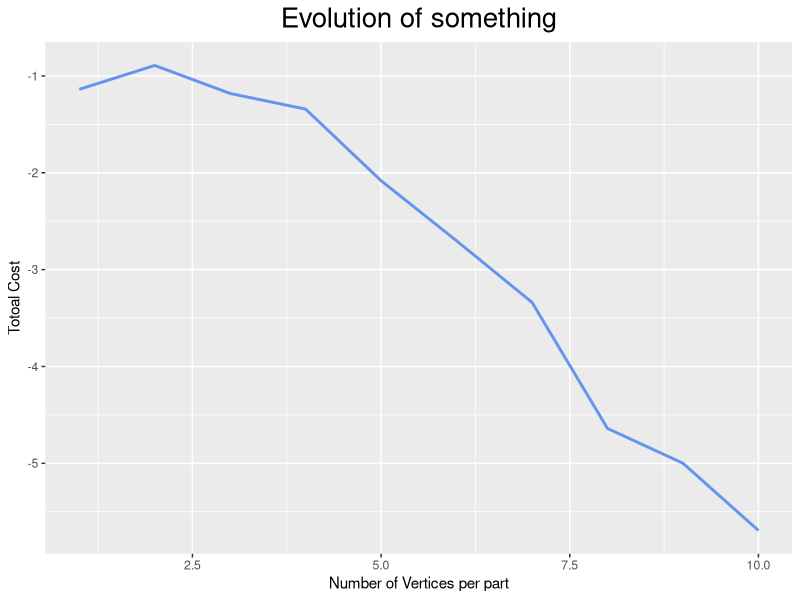

This figure's R source:
## ---- chunk 1
library(ggplot2)
#library(hrbrthemes)
## ---- chunk 2
#res_2_99 <- read.csv("C:/Users/ricca/Desktop/UNI/Magistrale/Anno1/AA/Modulo2/project_exam/Auction-MWM-Comparison/benchmarck_graphs/")
#res_100_999 <- read.csv(" C:/Users/ricca/Desktop/UNI/Magistrale/Anno1/AA/Modulo2/project_exam/Auction-MWM-Comparison/benchmarck_graphs/")
#res_1000_1999 <- read.csv(" C:/Users/ricca/Desktop/UNI/Magistrale/Anno1/AA/Modulo2/project_exam/Auction-MWM-Comparison/benchmarck_graphs/")
## ---- chunk 3
xValue <- 1:10
yValue <- cumsum(rnorm(10))
data <- data.frame(xValue,yValue)
## ---- chunk 4
ggplot(data, aes(x=xValue, y=yValue)) +
  xlab("Number of Vertices per part") +
  ylab("Totoal Cost") +
  geom_line(color="cornflowerblue", size=1, alpha=1, linetype=1) +
  ggtitle("Evolution of something") +
  theme(plot.title = element_text(size=20, hjust = 0.5))
